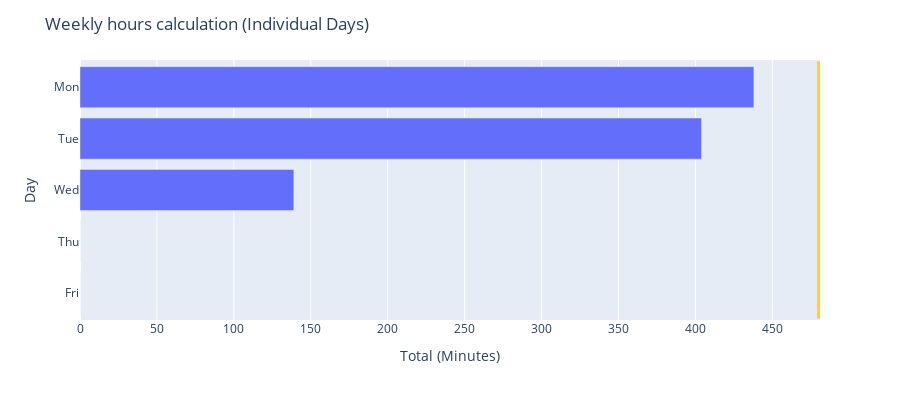

Notebook code for this chart:
### Code cell
# Bar chart
import plotly.express as px

fig = px.bar(days_df, 
             x='minutes_covered', y='day',
            hover_data=['coverage', 'hours_covered'],
            labels={
                'day': 'Day', 
                'minutes_covered': 'Total (Minutes)', 
                'hours_covered': 'Total (Hours)',
                'coverage': 'Day coverage'
            },
            orientation='h',
            height = 400)

fig.update_layout(
    title_text='Weekly hours calculation (Individual Days)',
    yaxis=dict(autorange="reversed"))

fig.add_shape(
        # Line Vertical
        dict(
            type="line",
            x0=MAX_MINUTES_RECOMMENDED,
            x1=MAX_MINUTES_RECOMMENDED,
            y0=-0.5,
            y1=4.5,
            line=dict(
                color="#FECB52",
                width=3
            )
))

fig.update_shapes(dict(xref='x', yref='y'))

fig.show()

### Figure 1 — Plotly figure (JSON) as saved in the notebook; plotly's stock layout.template omitted (floating-point values rounded to 4 significant figures)
{"data": [{"alignmentgroup": "True", "customdata": [[["09:12-11:12", "11:16-11:48", "12:06-16:52"], "7h 18m"], [["08:37-11:38", "13:49-17:32"], "6h 44m"], [["08:10-"], "2h 19m"], [[], "0h 0m"], [[], "0h 0m"]], "hovertemplate": "Total (Minutes)=%{x}<br>Day=%{y}<br>Day coverage=%{customdata[0]}<br>Total (Hours)=%{customdata[1]}<extra></extra>", "legendgroup": "", "marker": {"color": "#636efa"}, "name": "", "offsetgroup": "", "orientation": "h", "showlegend": false, "textposition": "auto", "type": "bar", "x": [438, 404, 139, 0, 0], "xaxis": "x", "y": ["Mon", "Tue", "Wed", "Thu", "Fri"], "yaxis": "y"}], "layout": {"barmode": "relative", "height": 400, "legend": {"tracegroupgap": 0}, "margin": {"t": 60}, "shapes": [{"line": {"color": "#FECB52", "width": 3}, "type": "line", "x0": 480, "x1": 480, "xref": "x", "y0": -0.5, "y1": 4.5, "yref": "y"}], "title": {"text": "Weekly hours calculation (Individual Days)"}, "xaxis": {"anchor": "y", "domain": [0, 1], "title": {"text": "Total (Minutes)"}}, "yaxis": {"anchor": "x", "autorange": "reversed", "domain": [0, 1], "title": {"text": "Day"}}}}
